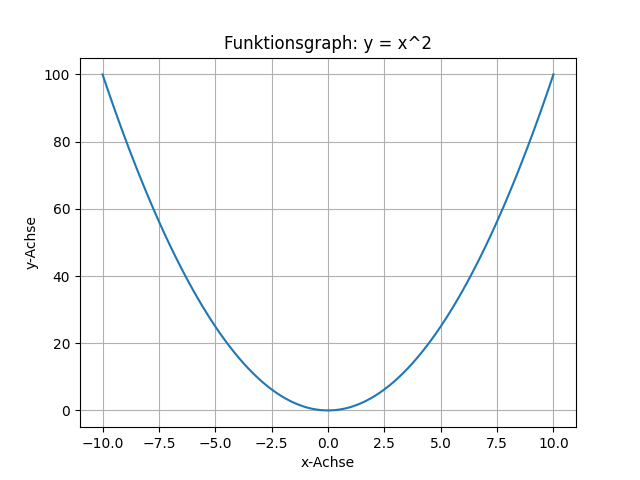

Reproduce this figure in Python.
import numpy as np
import matplotlib.pyplot as plt

# Erzeuge x-Werte von -10 bis 10 in 100 Schritten
x = np.linspace(-10, 10, 100)
# Berechne y-Werte als Quadrat der x-Werte
y = x**2

# Erstelle einen Funktionsgraphen für die Funktion y = x^2
plt.plot(x, y)
plt.xlabel('x-Achse')
plt.ylabel('y-Achse')
plt.title('Funktionsgraph: y = x^2')
plt.grid(True)
plt.show()
